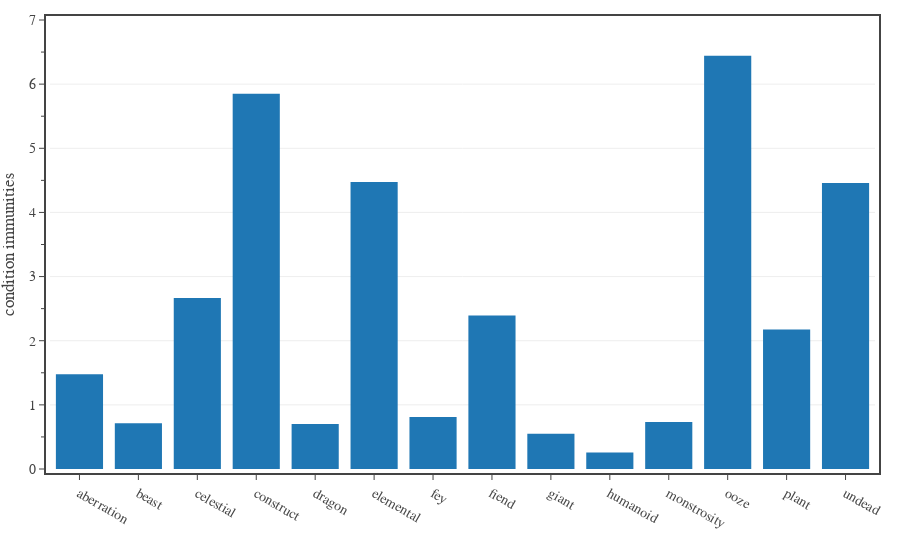

Source (notebook cell):
### Code cell
# Plots the average number of condition immunities for monsters of each type.
condition = 'All Conditions'

df1 = df0[df0['Category'].isin(['generic','legendary','unique']) & df0['CR'].between(1, 30)]
dfG = df1.groupby(['Type']).mean().reset_index()

fig = go.Figure()

fig.add_trace(go.Histogram(
    histfunc='avg', 
    x=dfG['Type'], 
    y=dfG[condition], 
    name=condition,
    hovertemplate=
        '<b>%{x}:</b> %{y:.2f}<br>'+
        '<extra></extra>',
))

fig.update_layout(
    template=TFB_TEMPLATE,
    xaxis=dict(
        title_text='',
        range=[-0.5, 14-0.5],
    ),
    yaxis=dict(
        title_text=f'condition immunities',
        range=[0.0, 7.0],
        tick0=0, dtick=1.0,
        minor=dict(tick0=0, dtick=0.5),
    )
)

fig.show(config=TFB_CONFIG)

### Figure 1 — Plotly figure (JSON) as saved in the notebook; plotly's stock layout.template omitted (floating-point values rounded to 4 significant figures)
{"data": [{"histfunc": "avg", "hovertemplate": "<b>%{x}:</b> %{y:.2f}<br><extra></extra>", "name": "All Conditions", "type": "histogram", "x": ["aberration", "beast", "celestial", "construct", "dragon", "elemental", "fey", "fiend", "giant", "humanoid", "monstrosity", "ooze", "plant", "undead"], "y": [1.478, 0.7143, 2.667, 5.851, 0.7027, 4.476, 0.8108, 2.395, 0.551, 0.2585, 0.7321, 6.444, 2.174, 4.458]}], "layout": {"xaxis": {"range": [-0.5, 13.5], "title": {"text": ""}}, "yaxis": {"dtick": 1, "minor": {"dtick": 0.5, "tick0": 0}, "range": [0, 7], "tick0": 0, "title": {"text": "condition immunities"}}}}
